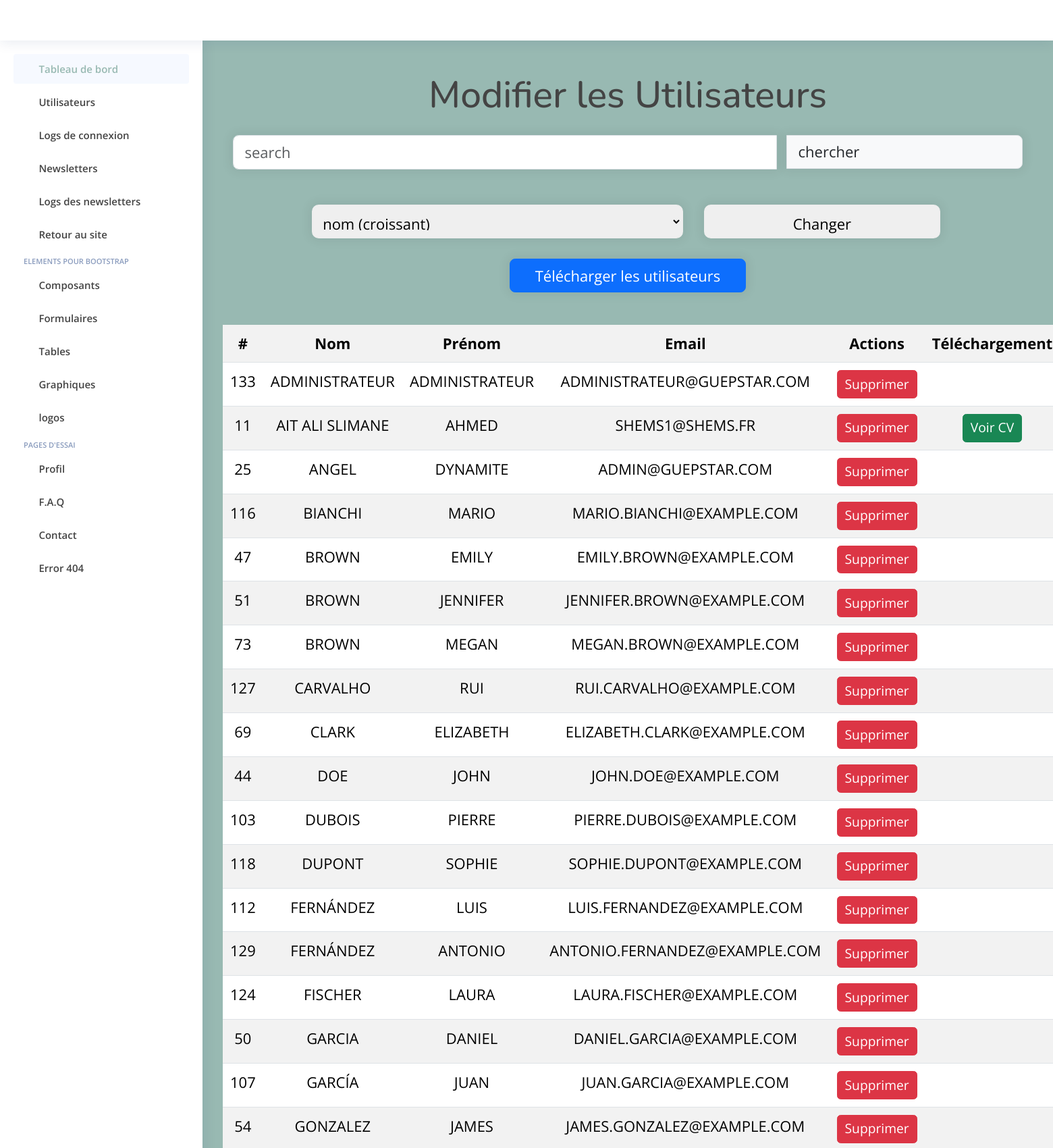
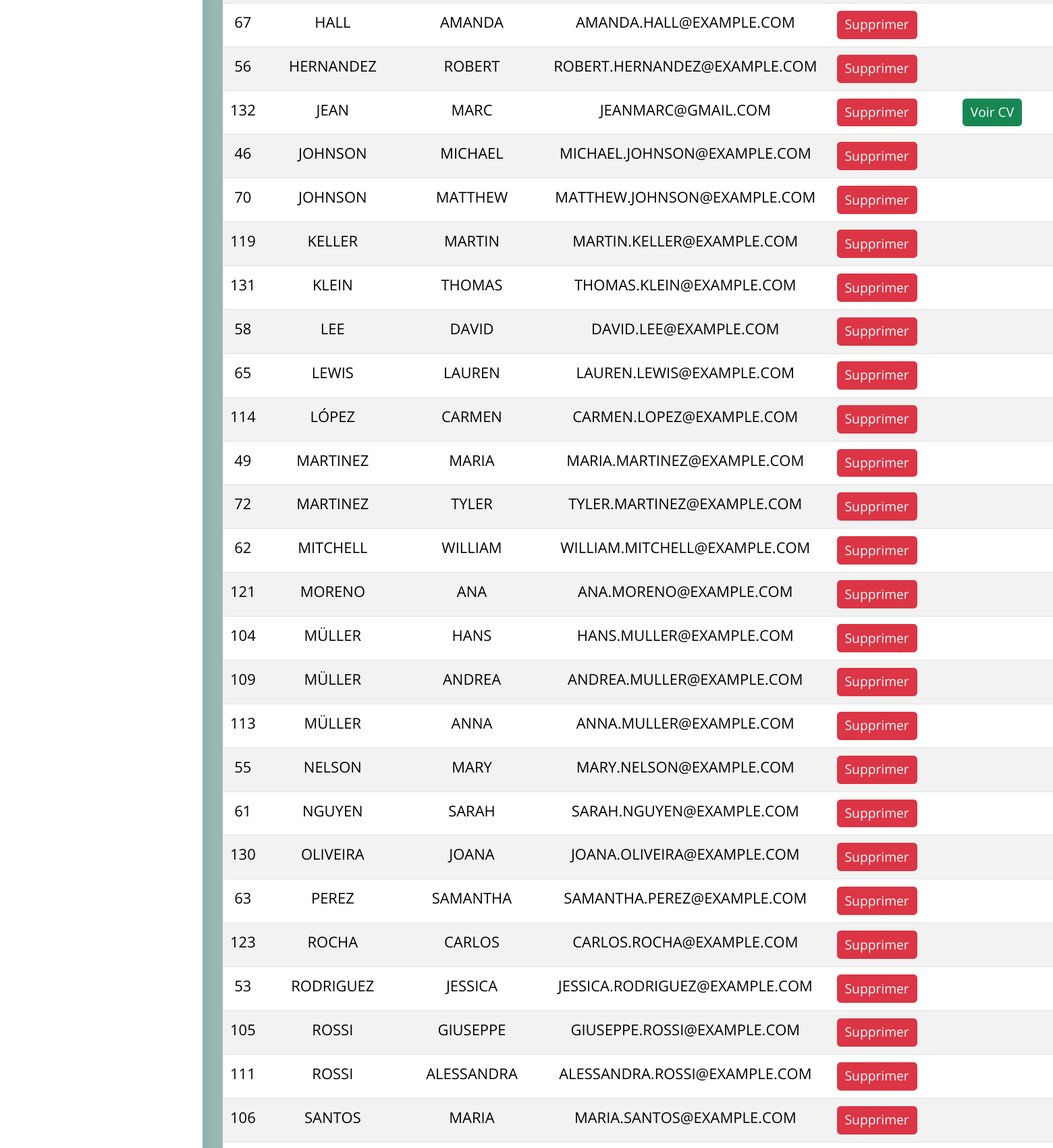
Screenshot of /surprise/Utilisateurs.php (upper part) with the database file from the repository (2 pictures, top to bottom).
### tables this page shows
CREATE TABLE `users` (
  `id` int(11) NOT NULL,
  `nom` varchar(128) NOT NULL,
  `prenom` varchar(128) NOT NULL,
  `numero_telephone` varchar(10) DEFAULT NULL,
  `adresse` varchar(100) DEFAULT NULL,
  `ville` varchar(50) DEFAULT NULL,
  `code_postal` varchar(5) DEFAULT NULL,
  `Region` varchar(30) DEFAULT NULL,
  `pays` varchar(50) DEFAULT NULL,
  `email` varchar(128) NOT NULL,
  `password` varchar(255) NOT NULL,
  `cv` varchar(255) NOT NULL DEFAULT 'default.jpg',
  `image` text,
  `verif_u` int(4) NOT NULL DEFAULT '0',
  `verif_f` int(65) DEFAULT NULL,
  `date_insc` datetime NOT NULL DEFAULT CURRENT_TIMESTAMP,
  `credit` int(11) NOT NULL DEFAULT '5'
);

### surprise/Utilisateurs.php (the view, shortened to what this page needs)
<!DOCTYPE html>
<html lang="en">
<head>
  <link href="assets/vendor/bootstrap/css/bootstrap.min.css" rel="stylesheet">
  <link href="assets/vendor/bootstrap-icons/bootstrap-icons.css" rel="stylesheet">
  <link href="assets/vendor/boxicons/css/boxicons.min.css" rel="stylesheet">
  <link href="assets/vendor/quill/quill.snow.css" rel="stylesheet">
  <link href="assets/vendor/quill/quill.bubble.css" rel="stylesheet">
  <link href="assets/vendor/remixicon/remixicon.css" rel="stylesheet">
  <link href="assets/vendor/simple-datatables/style.css" rel="stylesheet">
  <link href="assets/css/style.css" rel="stylesheet">
  <link rel="stylesheet" type="text/css" href="css/style.css">
  <link rel="stylesheet" type="text/css" href="../css/style.css">
</head>
<body>
  <?php include('header.php'); ?>
  <?php include('sidebar.php'); ?>
  <main id="main" class="main">
  <?php
            include('../includes/db.php');
            $q = '';
            if(isset($_POST['trier'])) {
                if($_POST['trier'] != 1){
                    if($_POST['trier'] == 2){
                        $q = "SELECT id, verif_f, UPPER(email) AS email, UPPER(prenom) AS prenom, UPPER(nom) AS nom FROM users ORDER BY nom DESC";
                    }
                    elseif($_POST['trier'] == 3){
                        $q = "SELECT id, verif_f, UPPER(email) AS email, UPPER(prenom) AS prenom, UPPER(nom) AS nom FROM users ORDER BY id ASC";
                    }
                    elseif($_POST['trier'] == 4){
                        $q = "SELECT id, verif_f, UPPER(email) AS email, UPPER(prenom) AS prenom, UPPER(nom) AS nom FROM users ORDER BY id DESC";
                    }
                    elseif($_POST['trier'] == 5){
                        $q = "SELECT id, verif_f, UPPER(email) AS email, UPPER(prenom) AS prenom, UPPER(nom) AS nom FROM users ORDER BY email ASC";
                    }
                    elseif($_POST['trier'] == 6){
                        $q = "SELECT id, verif_f, UPPER(email) AS email, UPPER(prenom) AS prenom, UPPER(nom) AS nom FROM users ORDER BY email DESC";
                    }
                    elseif($_POST['trier'] == 7){
                        $q = "SELECT id, verif_f, UPPER(email) AS email, UPPER(prenom) AS prenom, UPPER(nom) AS nom FROM users WHERE verif_u='1'";
                    }
                    elseif($_POST['trier'] == 8){
                        $q = "SELECT id, verif_f, UPPER(email) AS email, UPPER(prenom) AS prenom, UPPER(nom) AS nom FROM users WHERE verif_u='0'";
                    }
                } else {
                    $q = "SELECT id, verif_f, UPPER(email) AS email, UPPER(prenom) AS prenom, UPPER(nom) AS nom FROM users ORDER BY nom ASC";
                }
            } else {
                $q = "SELECT id, verif_f, UPPER(email) AS email, UPPER(prenom) AS prenom, UPPER(nom) AS nom FROM users ORDER BY nom ASC";
            }
            $sql = $bdd->query($q);
            $users = $sql->fetchAll(PDO::FETCH_ASSOC);
        ?>
        <div class="containeruti">
            <h1>Modifier les Utilisateurs</h1>
            <div class="input-group mb-3">
                <input type="text" id="search_input" class="form-control" oninput="search()" placeholder="search">
                <button class="input-group-text" id="basic-addon2" type="submit">chercher</button>
            </div>
            <form action="backend.php" method="post">
            <select name="trier">
                <option value="1" selected>nom (croissant)</option>
            </select>
            <button type="submit">Changer</button>
            </form>
	<form action="download-backend.php" method="post">
                <button class="btn btn-primary profile-button" type="submit">Télécharger les utilisateurs</button>
            </form>
            <div id="result">
            <table class="table table-striped mt-4">
                    <tr>
                        <th>#</th>
                        <th>Nom</th>
                        <th>Prénom</th>
                        <th>Email</th>
                        <th>Actions</th>
                        <th>Téléchargement</th>
                    </tr>
                    <?php
                    foreach ($users as $user) {
                        echo '<tr>';
                        echo '<td>' . $user['id'] . '</td>';
                        echo '<td>' . $user['nom'] . '</td>';
                        echo '<td>' . $user['prenom'] . '</td>';
                        echo '<td>' . $user['email'] . '</td>';
                        echo '<td>
                            <a class="btn btn-danger btn-sm" href="../delete.php?id=' . $user['id'] . '">Supprimer</a>
                            </td>';
                        if ($user['verif_f'] == 1) {
                            echo '<td>
                            <a class="btn btn-success btn-sm" href="../telercharger_cv.php?id=' . $user['id'] . '" target="_blank">Voir CV</a>
                            </td>';
                        }else{
                            echo '<td>
                            </td>';
                        }
                        echo '</tr>';
                    }
                    ?>
                </table>
            </div>
        </div>
  </main>
</body>
</html>

### surprise/assets/css/style.css (style rules this page uses)
:root { scroll-behavior: smooth; }
body { font-family: "Open Sans", sans-serif; background: #98B9B2; color: #444444; }
h1, h2, h3, h4, h5, h6 { font-family: "Nunito", sans-serif; }
#main { margin-top: 60px; padding: 20px 30px; transition: all 0.3s; }
@media (min-width: 1200px) { #main, #footer { margin-left: 300px; } }

### css/style.css (style rules this page uses)
html { font-size: 22px; font-family: 'police1' ; margin-top: 1.25em; }
body { margin: 0;; }
button { align-items: center; text-align: center; }
.profil, button { border: 2px solid #eee; box-shadow:0 0 15px 4px rgba(0,0,0,0.06); padding:10px; margin: 15px; border-radius:10px; font-family:inherit; font-size: inherit; height: 50px; width: 350px; position: center; }
input { border: 2px solid #eee; box-shadow:0 0 15px 4px rgba(0,0,0,0.06); padding:10px; margin: 15px; border-radius:10px; font-family:inherit; font-size: inherit; height: auto; width: 300px; position: center; }
select { border: 2px solid #eee; box-shadow:0 0 15px 4px rgba(0,0,0,0.06); padding:10px; margin: 10px; border-radius:10px; font-family:inherit; font-size: 1em; height: 50px; width: 550px; position: center; }
.containeruti { max-width: 1600px!important; text-align: center; margin-right: auto!important; margin-left: auto!important; }

### rows the page displays
users: id "133", nom "ADMINISTRATEUR", prenom "ADMINISTRATEUR", email "ADMINISTRATEUR@GUEPSTAR.COM"
users: id "11", nom "AIT ALI SLIMANE", prenom "AHMED", email "SHEMS1@SHEMS.FR"
users: id "25", nom "ANGEL", prenom "DYNAMITE", email "ADMIN@GUEPSTAR.COM"
users: id "116", nom "BIANCHI", prenom "MARIO", email "MARIO.BIANCHI@EXAMPLE.COM"
users: id "47", nom "BROWN", prenom "EMILY", email "EMILY.BROWN@EXAMPLE.COM"
users: id "51", nom "BROWN", prenom "JENNIFER", email "JENNIFER.BROWN@EXAMPLE.COM"
users: id "73", nom "BROWN", prenom "MEGAN", email "MEGAN.BROWN@EXAMPLE.COM"
users: id "127", nom "CARVALHO", prenom "RUI", email "RUI.CARVALHO@EXAMPLE.COM"
users: id "69", nom "CLARK", prenom "ELIZABETH", email "ELIZABETH.CLARK@EXAMPLE.COM"
users: id "44", nom "DOE", prenom "JOHN", email "JOHN.DOE@EXAMPLE.COM"
users: id "103", nom "DUBOIS", prenom "PIERRE", email "PIERRE.DUBOIS@EXAMPLE.COM"
users: id "118", nom "DUPONT", prenom "SOPHIE", email "SOPHIE.DUPONT@EXAMPLE.COM"
users: id "112", nom "FERNÁNDEZ", prenom "LUIS", email "LUIS.FERNANDEZ@EXAMPLE.COM"
users: id "129", nom "FERNÁNDEZ", prenom "ANTONIO", email "ANTONIO.FERNANDEZ@EXAMPLE.COM"
users: id "124", nom "FISCHER", prenom "LAURA", email "LAURA.FISCHER@EXAMPLE.COM"
users: id "50", nom "GARCIA", prenom "DANIEL", email "DANIEL.GARCIA@EXAMPLE.COM"
users: id "107", nom "GARCÍA", prenom "JUAN", email "JUAN.GARCIA@EXAMPLE.COM"
users: id "54", nom "GONZALEZ", prenom "JAMES", email "JAMES.GONZALEZ@EXAMPLE.COM"
users: id "67", nom "HALL", prenom "AMANDA", email "AMANDA.HALL@EXAMPLE.COM"
users: id "56", nom "HERNANDEZ", prenom "ROBERT", email "ROBERT.HERNANDEZ@EXAMPLE.COM"
users: id "132", nom "JEAN", prenom "MARC", email "JEANMARC@GMAIL.COM"
users: id "46", nom "JOHNSON", prenom "MICHAEL", email "MICHAEL.JOHNSON@EXAMPLE.COM"
users: id "70", nom "JOHNSON", prenom "MATTHEW", email "MATTHEW.JOHNSON@EXAMPLE.COM"
users: id "119", nom "KELLER", prenom "MARTIN", email "MARTIN.KELLER@EXAMPLE.COM"
users: id "131", nom "KLEIN", prenom "THOMAS", email "THOMAS.KLEIN@EXAMPLE.COM"
users: id "58", nom "LEE", prenom "DAVID", email "DAVID.LEE@EXAMPLE.COM"
users: id "65", nom "LEWIS", prenom "LAUREN", email "LAUREN.LEWIS@EXAMPLE.COM"
users: id "114", nom "LÓPEZ", prenom "CARMEN", email "CARMEN.LOPEZ@EXAMPLE.COM"
users: id "49", nom "MARTINEZ", prenom "MARIA", email "MARIA.MARTINEZ@EXAMPLE.COM"
users: id "72", nom "MARTINEZ", prenom "TYLER", email "TYLER.MARTINEZ@EXAMPLE.COM"
users: id "62", nom "MITCHELL", prenom "WILLIAM", email "WILLIAM.MITCHELL@EXAMPLE.COM"
users: id "121", nom "MORENO", prenom "ANA", email "ANA.MORENO@EXAMPLE.COM"
users: id "104", nom "MÜLLER", prenom "HANS", email "HANS.MULLER@EXAMPLE.COM"
users: id "109", nom "MÜLLER", prenom "ANDREA", email "ANDREA.MULLER@EXAMPLE.COM"
users: id "113", nom "MÜLLER", prenom "ANNA", email "ANNA.MULLER@EXAMPLE.COM"
users: id "55", nom "NELSON", prenom "MARY", email "MARY.NELSON@EXAMPLE.COM"
users: id "61", nom "NGUYEN", prenom "SARAH", email "SARAH.NGUYEN@EXAMPLE.COM"
users: id "130", nom "OLIVEIRA", prenom "JOANA", email "JOANA.OLIVEIRA@EXAMPLE.COM"
users: id "63", nom "PEREZ", prenom "SAMANTHA", email "SAMANTHA.PEREZ@EXAMPLE.COM"
users: id "123", nom "ROCHA", prenom "CARLOS", email "CARLOS.ROCHA@EXAMPLE.COM"
users: id "53", nom "RODRIGUEZ", prenom "JESSICA", email "JESSICA.RODRIGUEZ@EXAMPLE.COM"
users: id "105", nom "ROSSI", prenom "GIUSEPPE", email "GIUSEPPE.ROSSI@EXAMPLE.COM"
users: id "111", nom "ROSSI", prenom "ALESSANDRA", email "ALESSANDRA.ROSSI@EXAMPLE.COM"
users: id "106", nom "SANTOS", prenom "MARIA", email "MARIA.SANTOS@EXAMPLE.COM"
